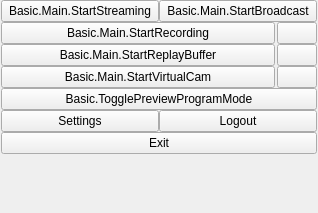
<?xml version="1.0" encoding="UTF-8"?>
<ui version="4.0">
    <class>OBSBasicControls</class>
    <widget class="QWidget" name="OBSBasicControls">
        <property name="geometry">
            <rect>
                <x>0</x>
                <y>0</y>
                <width>318</width>
                <height>213</height>
            </rect>
        </property>
        <layout class="QVBoxLayout" name="verticalLayout_9">
            <property name="spacing">
                <number>0</number>
            </property>
            <property name="leftMargin">
                <number>1</number>
            </property>
            <property name="topMargin">
                <number>0</number>
            </property>
            <property name="rightMargin">
                <number>1</number>
            </property>
            <property name="bottomMargin">
                <number>1</number>
            </property>
            <item>
                <widget class="QFrame" name="controlsFrame">
                    <layout class="QVBoxLayout" name="buttonsVLayout">
                        <property name="spacing">
                            <number>0</number>
                        </property>
                        <property name="leftMargin">
                            <number>0</number>
                        </property>
                        <property name="topMargin">
                            <number>0</number>
                        </property>
                        <property name="rightMargin">
                            <number>0</number>
                        </property>
                        <property name="bottomMargin">
                            <number>0</number>
                        </property>
                        <item>
                            <layout class="QHBoxLayout" name="horizontalLayout_7">
                                <item>
                                    <widget class="NonCheckableButton" name="streamButton">
                                        <property name="enabled">
                                            <bool>true</bool>
                                        </property>
                                        <property name="sizePolicy">
                                            <sizepolicy hsizetype="Ignored" vsizetype="Fixed">
                                                <horstretch>0</horstretch>
                                                <verstretch>0</verstretch>
                                            </sizepolicy>
                                        </property>
                                        <property name="minimumSize">
                                            <size>
                                                <width>150</width>
                                                <height>0</height>
                                            </size>
                                        </property>
                                        <property name="text">
                                            <string>Basic.Main.StartStreaming</string>
                                        </property>
                                        <property name="checkable">
                                            <bool>true</bool>
                                        </property>
                                    </widget>
                                </item>
                                <item>
                                    <widget class="NonCheckableButton" name="broadcastButton">
                                        <property name="enabled">
                                            <bool>true</bool>
                                        </property>
                                        <property name="sizePolicy">
                                            <sizepolicy hsizetype="Ignored" vsizetype="Fixed">
                                                <horstretch>0</horstretch>
                                                <verstretch>0</verstretch>
                                            </sizepolicy>
                                        </property>
                                        <property name="minimumSize">
                                            <size>
                                                <width>150</width>
                                                <height>0</height>
                                            </size>
                                        </property>
                                        <property name="text">
                                            <string>Basic.Main.StartBroadcast</string>
                                        </property>
                                        <property name="checkable">
                                            <bool>true</bool>
                                        </property>
                                    </widget>
                                </item>
                            </layout>
                        </item>
                        <item>
                            <layout class="QHBoxLayout" name="recordingLayout">
                                <property name="spacing">
                                    <number>2</number>
                                </property>
                                <property name="leftMargin">
                                    <number>0</number>
                                </property>
                                <property name="topMargin">
                                    <number>0</number>
                                </property>
                                <property name="rightMargin">
                                    <number>0</number>
                                </property>
                                <property name="bottomMargin">
                                    <number>0</number>
                                </property>
                                <item>
                                    <widget class="NonCheckableButton" name="recordButton">
                                        <property name="enabled">
                                            <bool>true</bool>
                                        </property>
                                        <property name="sizePolicy">
                                            <sizepolicy hsizetype="MinimumExpanding" vsizetype="Fixed">
                                                <horstretch>0</horstretch>
                                                <verstretch>0</verstretch>
                                            </sizepolicy>
                                        </property>
                                        <property name="minimumSize">
                                            <size>
                                                <width>0</width>
                                                <height>0</height>
                                            </size>
                                        </property>
                                        <property name="text">
                                            <string>Basic.Main.StartRecording</string>
                                        </property>
                                        <property name="checkable">
                                            <bool>true</bool>
                                        </property>
                                    </widget>
                                </item>
                                <item>
                                    <widget class="QPushButton" name="pauseRecordButton">
                                        <property name="enabled">
                                            <bool>true</bool>
                                        </property>
                                        <property name="minimumSize">
                                            <size>
                                                <width>0</width>
                                                <height>0</height>
                                            </size>
                                        </property>
                                        <property name="toolTip">
                                            <string>Basic.Main.PauseRecording</string>
                                        </property>
                                        <property name="accessibleName">
                                            <string>Basic.Main.PauseRecording</string>
                                        </property>
                                        <property name="icon">
                                            <iconset resource="obs.qrc">
                                                <normaloff>:/res/images/media-pause.svg</normaloff>:/res/images/media-pause.svg</iconset>
                                        </property>
                                        <property name="checkable">
                                            <bool>true</bool>
                                        </property>
                                        <property name="class" stdset="0">
                                            <string>icon-media-pause</string>
                                        </property>
                                    </widget>
                                </item>
                            </layout>
                        </item>
                        <item>
                            <layout class="QHBoxLayout" name="replayBufferLayout">
                                <property name="spacing">
                                    <number>2</number>
                                </property>
                                <property name="leftMargin">
                                    <number>0</number>
                                </property>
                                <property name="topMargin">
                                    <number>0</number>
                                </property>
                                <property name="rightMargin">
                                    <number>0</number>
                                </property>
                                <property name="bottomMargin">
                                    <number>0</number>
                                </property>
                                <item>
                                    <widget class="NonCheckableButton" name="replayBufferButton">
                                        <property name="enabled">
                                            <bool>true</bool>
                                        </property>
                                        <property name="sizePolicy">
                                            <sizepolicy hsizetype="MinimumExpanding" vsizetype="Fixed">
                                                <horstretch>0</horstretch>
                                                <verstretch>0</verstretch>
                                            </sizepolicy>
                                        </property>
                                        <property name="minimumSize">
                                            <size>
                                                <width>0</width>
                                                <height>0</height>
                                            </size>
                                        </property>
                                        <property name="text">
                                            <string>Basic.Main.StartReplayBuffer</string>
                                        </property>
                                        <property name="checkable">
                                            <bool>true</bool>
                                        </property>
                                    </widget>
                                </item>
                                <item>
                                    <widget class="QPushButton" name="saveReplayButton">
                                        <property name="enabled">
                                            <bool>true</bool>
                                        </property>
                                        <property name="minimumSize">
                                            <size>
                                                <width>0</width>
                                                <height>0</height>
                                            </size>
                                        </property>
                                        <property name="toolTip">
                                            <string>Basic.Main.SaveReplay</string>
                                        </property>
                                        <property name="accessibleName">
                                            <string>Basic.Main.SaveReplay</string>
                                        </property>
                                        <property name="icon">
                                            <iconset resource="obs.qrc">
                                                <normaloff>:/res/images/save.svg</normaloff>:/res/images/save.svg</iconset>
                                        </property>
                                        <property name="class" stdset="0">
                                            <string>icon-save</string>
                                        </property>
                                    </widget>
                                </item>
                            </layout>
                        </item>
                        <item>
                            <layout class="QHBoxLayout" name="virtualCamLayout">
                                <property name="spacing">
                                    <number>2</number>
                                </property>
                                <property name="leftMargin">
                                    <number>0</number>
                                </property>
                                <property name="topMargin">
                                    <number>0</number>
                                </property>
                                <property name="rightMargin">
                                    <number>0</number>
                                </property>
                                <property name="bottomMargin">
                                    <number>0</number>
                                </property>
                                <item>
                                    <widget class="NonCheckableButton" name="virtualCamButton">
                                        <property name="enabled">
                                            <bool>true</bool>
                                        </property>
                                        <property name="sizePolicy">
                                            <sizepolicy hsizetype="MinimumExpanding" vsizetype="Fixed">
                                                <horstretch>0</horstretch>
                                                <verstretch>0</verstretch>
                                            </sizepolicy>
                                        </property>
                                        <property name="minimumSize">
                                            <size>
                                                <width>0</width>
                                                <height>0</height>
                                            </size>
                                        </property>
                                        <property name="text">
                                            <string>Basic.Main.StartVirtualCam</string>
                                        </property>
                                        <property name="checkable">
                                            <bool>true</bool>
                                        </property>
                                    </widget>
                                </item>
                                <item>
                                    <widget class="QPushButton" name="virtualCamConfigButton">
                                        <property name="enabled">
                                            <bool>true</bool>
                                        </property>
                                        <property name="minimumSize">
                                            <size>
                                                <width>0</width>
                                                <height>0</height>
                                            </size>
                                        </property>
                                        <property name="toolTip">
                                            <string>Basic.Main.VirtualCamConfig</string>
                                        </property>
                                        <property name="accessibleName">
                                            <string>Basic.Main.VirtualCamConfig</string>
                                        </property>
                                        <property name="icon">
                                            <iconset resource="obs.qrc">
                                                <normaloff>:/settings/images/settings/general.svg</normaloff>:/settings/images/settings/general.svg</iconset>
                                        </property>
                                        <property name="class" stdset="0">
                                            <string>icon-gear</string>
                                        </property>
                                    </widget>
                                </item>
                            </layout>
                        </item>
                        <item>
                            <widget class="NonCheckableButton" name="modeSwitch">
                                <property name="sizePolicy">
                                    <sizepolicy hsizetype="Ignored" vsizetype="Fixed">
                                        <horstretch>0</horstretch>
                                        <verstretch>0</verstretch>
                                    </sizepolicy>
                                </property>
                                <property name="minimumSize">
                                    <size>
                                        <width>150</width>
                                        <height>0</height>
                                    </size>
                                </property>
                                <property name="text">
                                    <string>Basic.TogglePreviewProgramMode</string>
                                </property>
                                <property name="checkable">
                                    <bool>true</bool>
                                </property>
                            </widget>
                        </item>
                        <item>
                            <layout class="QHBoxLayout" name="settingLogoutLayout">
                                <item>
                                    <widget class="QPushButton" name="settingsButton">
                                        <property name="sizePolicy">
                                            <sizepolicy hsizetype="Ignored" vsizetype="Fixed">
                                                <horstretch>0</horstretch>
                                                <verstretch>0</verstretch>
                                            </sizepolicy>
                                        </property>
                                        <property name="minimumSize">
                                            <size>
                                                <width>150</width>
                                                <height>0</height>
                                            </size>
                                        </property>
                                        <property name="text">
                                            <string>Settings</string>
                                        </property>
                                    </widget>
                                </item>
                                <item>
                                    <widget class="QPushButton" name="logoutButton">
                                        <property name="sizePolicy">
                                            <sizepolicy hsizetype="Ignored" vsizetype="Fixed">
                                                <horstretch>0</horstretch>
                                                <verstretch>0</verstretch>
                                            </sizepolicy>
                                        </property>
                                        <property name="minimumSize">
                                            <size>
                                                <width>150</width>
                                                <height>0</height>
                                            </size>
                                        </property>
                                        <property name="text">
                                            <string>Logout</string>
                                        </property>
                                    </widget>
                                </item>
                            </layout>
                        </item>
                        <item>
                            <widget class="QPushButton" name="exitButton">
                                <property name="sizePolicy">
                                    <sizepolicy hsizetype="Ignored" vsizetype="Fixed">
                                        <horstretch>0</horstretch>
                                        <verstretch>0</verstretch>
                                    </sizepolicy>
                                </property>
                                <property name="minimumSize">
                                    <size>
                                        <width>150</width>
                                        <height>0</height>
                                    </size>
                                </property>
                                <property name="text">
                                    <string>Exit</string>
                                </property>
                            </widget>
                        </item>
                        <item>
                            <spacer name="expVSpacer">
                                <property name="orientation">
                                    <enum>Qt::Orientation::Vertical</enum>
                                </property>
                                <property name="sizeHint" stdset="0">
                                    <size>
                                        <width>0</width>
                                        <height>0</height>
                                    </size>
                                </property>
                            </spacer>
                        </item>
                    </layout>
                </widget>
            </item>
        </layout>
    </widget>
    <customwidgets>
        <customwidget>
            <class>NonCheckableButton</class>
            <extends>QPushButton</extends>
            <header>components/NonCheckableButton.hpp</header>
        </customwidget>
    </customwidgets>
    <resources>
        <include location="obs.qrc"/>
    </resources>
    <connections/>
</ui>
